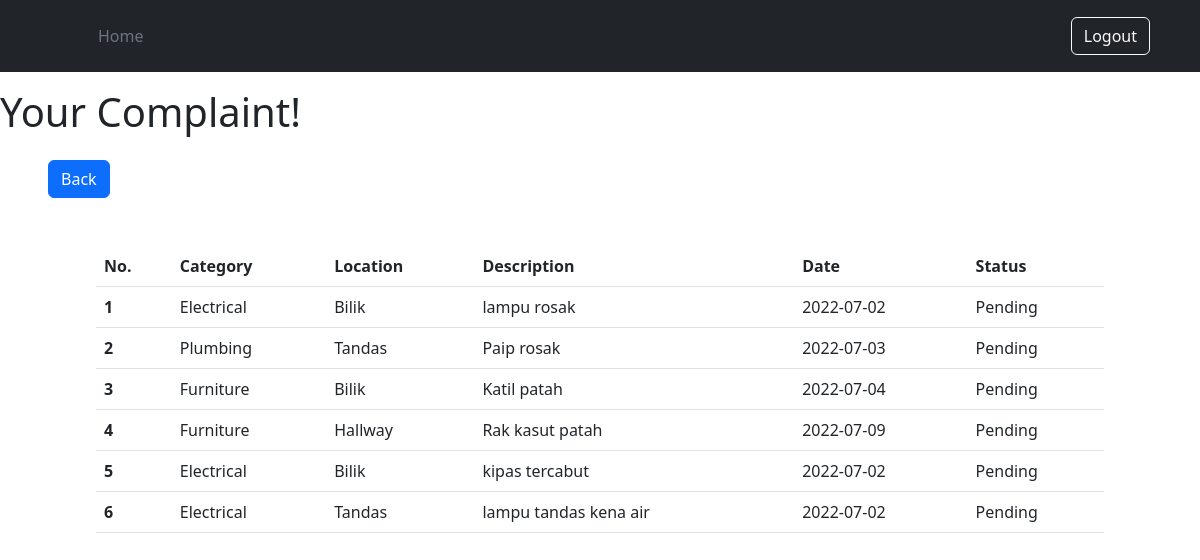
The page /user/view.php (signed in) on the database as committed earlier.
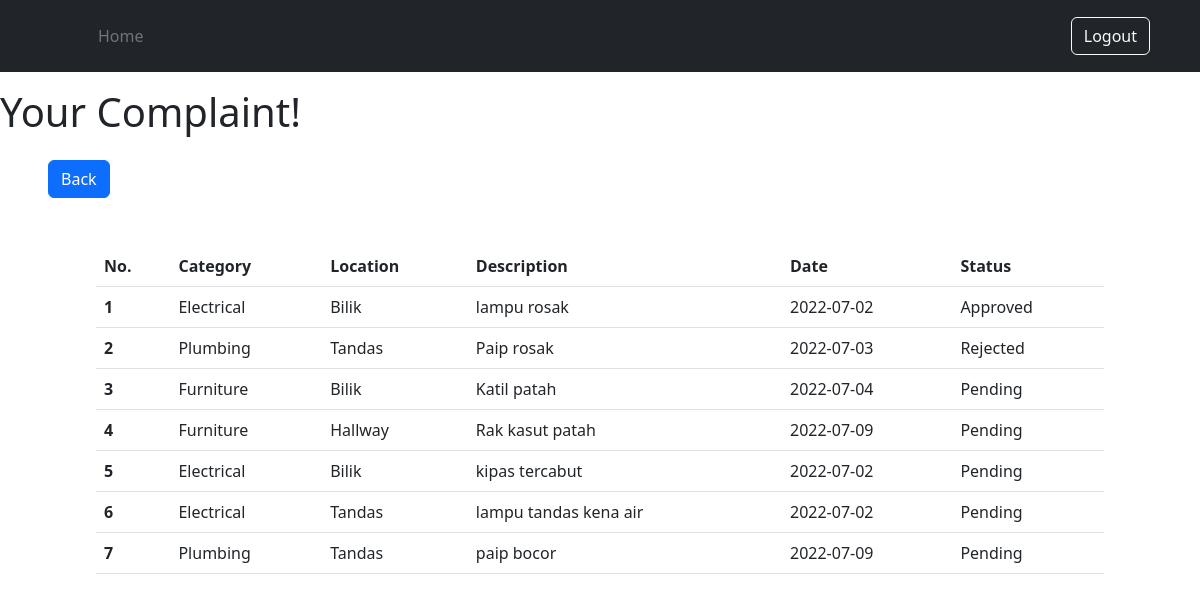
The same page on the database as committed later.
### tables this page shows
CREATE TABLE `complaints` (
  `comp_id` int(10) NOT NULL,
  `comp_cat` varchar(255) NOT NULL,
  `comp_loct` varchar(255) NOT NULL,
  `comp_desc` varchar(255) NOT NULL,
  `comp_date` date NOT NULL,
  `comp_status` int(10) DEFAULT NULL,
  `user_id` int(10) NOT NULL,
  `officer_id` int(10) DEFAULT NULL
);

### user/view.php (the view, shortened to what this page needs)
<?php
    $usersession = $_SESSION['userid'];
    include("../inc/conn.php");
?>
<!DOCTYPE HTML>
<html>
    <head>
        <link href="https://cdn.jsdelivr.net/npm/bootstrap@5.2.0-beta1/dist/css/bootstrap.min.css" rel="stylesheet">
    </head>
    <body>
        <?php include "../inc/header.php" ?>
        <h1 class="py-3">Your Complaint!</h1>
        <div class = "px-5">
            <button type="button" class="btn btn-primary" onclick="location.href='/student_complaint_system/user/index.php'">Back</button>
            <div class="container px-5 my-5">
            <table class="table">
            <thead>
                <tr>
                <th scope="col">No.</th>
                <th scope="col">Category</th>
                <th scope="col">Location</th>
                <th scope="col">Description</th>
                <th scope="col">Date</th>
                <th scope="col">Status</th>
                </tr>
            </thead>
            <tbody>
                <tr>
                    <?php
                    $viewsql ="SELECT `comp_cat`, `comp_loct`, `comp_desc`, `comp_date`, `comp_status` FROM `complaints` WHERE user_id = $usersession";
                    $run=mysqli_query($conn,$viewsql);
                    if(!is_bool($run)){
                        $compuser = mysqli_fetch_all($run);
                        if (sizeof($compuser)>0){
                            for($i=0; $i<sizeof($compuser);$i++ ){
                                echo "<tr>";
                                $compnum=$i+1;
                                echo "<th scope=\"row\">".$compnum."</th>";
                                foreach($compuser[$i] as $key=>$catcomp){
                                    if ($key == 4) {
                                        if($catcomp==""){
                                            echo "<td>Pending</td>";
                                        } else if($catcomp==0){
                                            echo "<td>Approved</td>";
                                        } else if($catcomp==1){
                                            echo "<td>Rejected</td>";
                                        } else {
                                            echo "<td>Pending</td>";
                                        }
                                    } else {
                                        echo "<td>$catcomp</td>";
                                    }
                                }
                                echo "</tr>";
                            }
                        } else {
                            echo "<tr>";
                            echo "<td style = \"text-align: center;\" colspan = \"5\">Doesn't Have Complaint Yet!</td>";
                            echo "</tr>";
                        }
                    } else {
                        echo "<tr>";
                        echo "<td style = \"text-align: center;\" colspan = \"5\">Error Occured</td>";
                        echo "</tr>";
                    }
                ?>
            </tbody>
            </table>
        </div>
    </body>
</html>

Rows that differ between the two databases and show on the page:
changed complaints "lampu rosak": comp_status empty → 0 (drawn)
changed complaints "Paip rosak": comp_status empty → 1 (drawn)
added complaints: comp_cat "Plumbing", comp_loct "Tandas", comp_desc "paip bocor", comp_date "2022-07-09"
Other text that changed with them:
list line gone: "Pending"
new list line: "Approved"
new list line: "Rejected"
new list line: "7 Pending"
